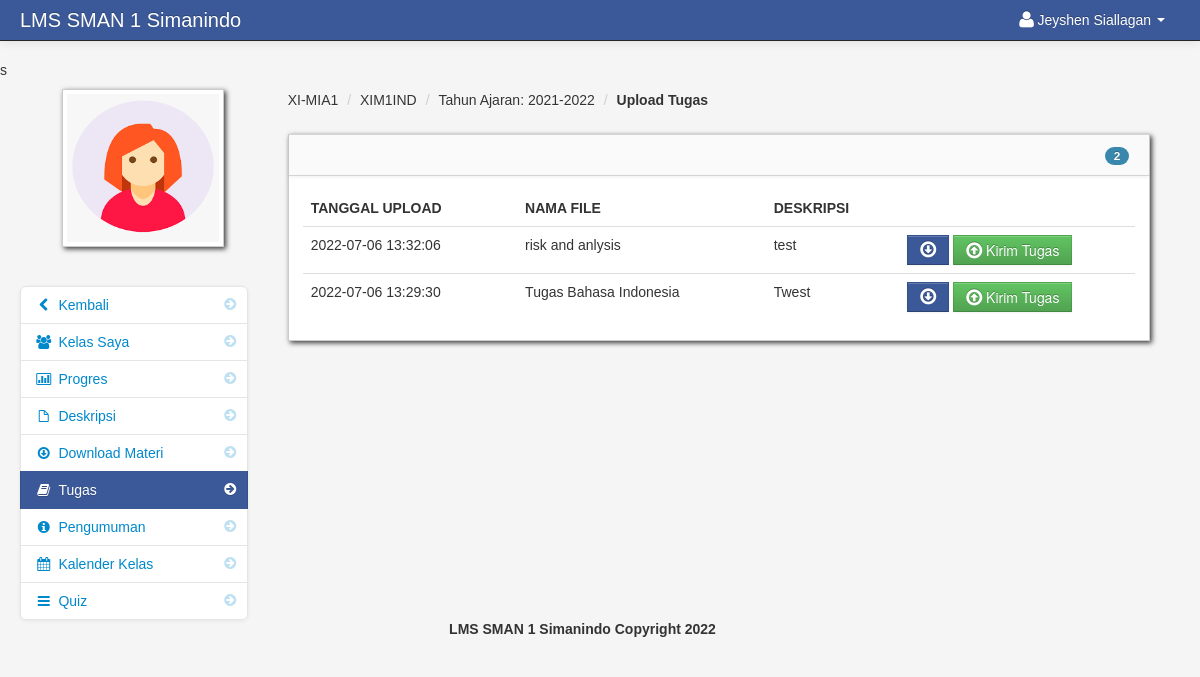
The app's page /assignment_student.php?id=2 (signed in), older data.
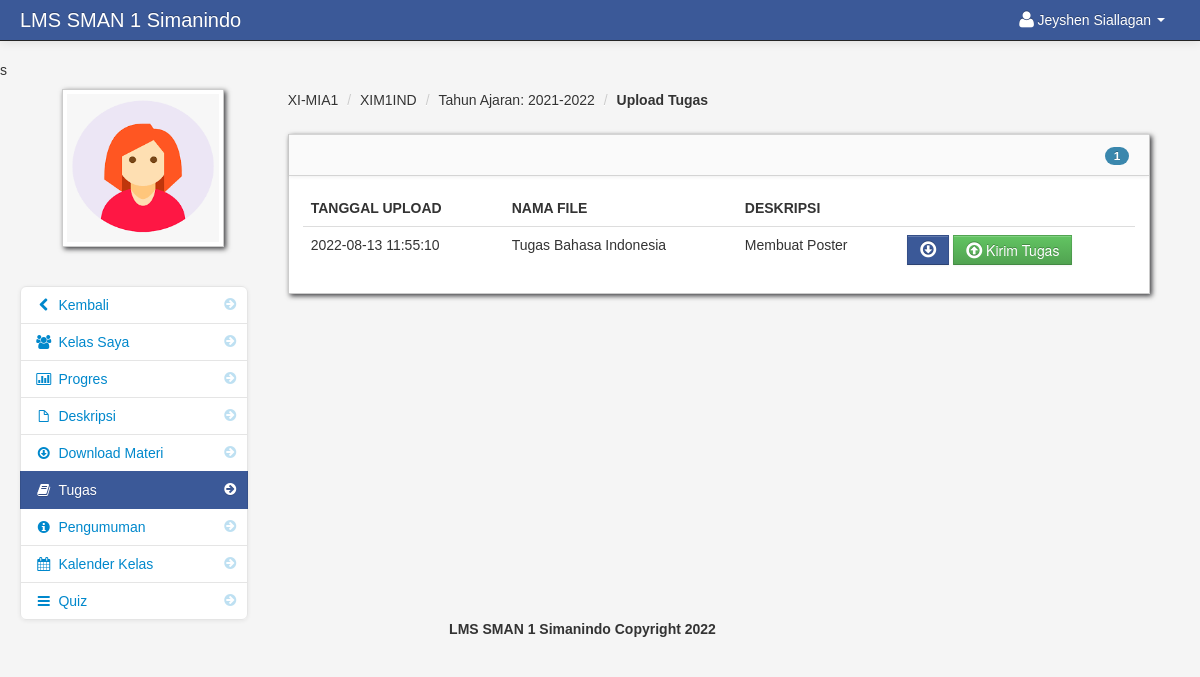
The same page, newer data.
### tables this page shows
CREATE TABLE `assignment` (
  `assignment_id` int(11) NOT NULL,
  `floc` varchar(300) NOT NULL,
  `fdatein` varchar(100) NOT NULL,
  `fdesc` varchar(100) NOT NULL,
  `teacher_id` int(11) NOT NULL,
  `class_id` int(11) NOT NULL,
  `fname` varchar(100) NOT NULL
);

### assignment_student.php (the view, shortened to what this page needs)
<?php include('header_dashboard.php'); ?>
<?php $get_id = $_GET['id']; ?>
    <body>
    	s
		<?php include('navbar_student.php'); ?>
        <div class="container-fluid">
            <div class="row-fluid">
				<?php include('assignment_link_student.php'); ?>
                <div class="span9" id="content">
                     <div class="row-fluid">
										<?php $class_query = mysqli_query($conn,"select * from teacher_class
										LEFT JOIN class ON class.class_id = teacher_class.class_id
										LEFT JOIN subject ON subject.subject_id = teacher_class.subject_id
										where teacher_class_id = '$get_id'")or die(mysqli_error());
										$class_row = mysqli_fetch_array($class_query);
										?>
					     <ul class="breadcrumb">
							<li><a href="#"><?php echo $class_row['class_name']; ?></a> <span class="divider">/</span></li>
							<li><a href="#"><?php echo $class_row['subject_code']; ?></a> <span class="divider">/</span></li>
							<li><a href="#">Tahun Ajaran: <?php echo $class_row['school_year']; ?></a> <span class="divider">/</span></li>
							<li><a href="#"><b>Upload Tugas</b></a></li>
						</ul>
                        <div id="block_bg" class="block">
                            <div class="navbar navbar-inner block-header">
								<?php $query = mysqli_query($conn,"select * FROM assignment where class_id = '$get_id'  order by fdatein DESC")or die(mysqli_error());
									  $count  = mysqli_num_rows($query);
								?>
                                <div id="" class="muted pull-right"><span class="badge badge-info"><?php echo $count; ?></span></div>
                            </div>
                            <div class="block-content collapse in">
                                <div class="span12">
								<?php
									$query = mysqli_query($conn,"select * FROM assignment where class_id = '$get_id'  order by fdatein DESC")or die(mysqli_error());
									$count = mysqli_num_rows($query);
									if ($count == '0'){?>
									<div class="alert alert-info">Tidak Ada Tugas Saat Ini Diunggah</div>
									<?php
									}else{
								?>
  											<table cellpadding="0" cellspacing="0" border="0" class="table" id="">
										<thead>
										        <tr>
												<th>Tanggal Upload</th>
												<th>Nama File</th>
												<th>Deskripsi</th>
												<th></th>
												</tr>
										</thead>
										<tbody>
                              		<?php
										$query = mysqli_query($conn,"select * FROM assignment where class_id = '$get_id'  order by fdatein DESC")or die(mysqli_error());
										while($row = mysqli_fetch_array($query)){
										$id  = $row['assignment_id'];
										$floc = $row['floc'];
									?>
										<tr>
										 <td><?php echo $row['fdatein']; ?></td>
                                         <td><?php  echo $row['fname']; ?></td>
                                         <td><?php echo $row['fdesc']; ?></td>
                                         <td width="220">
										 <form id="assign" method="post" action="submit_assignment.php<?php echo '?id='.$get_id ?>&<?php echo 'post_id='.$id ?>">
										 <?php
											if ($floc == ""){
											}else{
										 ?>
										  <a data-placement="bottom" title="Download" id="<?php echo $id; ?>download"  class="btn btn-info" href="<?php echo $row['floc']; ?>"><i class="icon-download icon-large"></i></a>
										<?php } ?>
										 <button  data-placement="bottom" title="Submit Assignment" id="<?php echo $id; ?>submit" class="btn btn-success" name="btn_assign"><i class="icon-upload icon-large"></i> Kirim Tugas</button>
										 </form>
										 </td>
                                </tr>
						 <?php } ?>
										</tbody>
									</table>
						 <?php } ?>
                                </div>
                            </div>
                        </div>
                    </div>
                </div>
            </div>
		<?php include('footer.php'); ?>
        </div>
		<?php include('script.php'); ?>
    </body>
</html>

Row changes from the older to the newer data that the page shows:
removed assignment: fdatein "2022-07-06 13:32:06", fname "risk and anlysis", fdesc "test"
removed assignment: fdatein "2022-07-06 13:29:30", fname "Tugas Bahasa Indonesia", fdesc "Twest"
added assignment: fdatein "2022-08-13 11:55:10", fname "Tugas Bahasa Indonesia", fdesc "Membuat Poster"
Text that changed along with them:
$count: "2" → "1"
